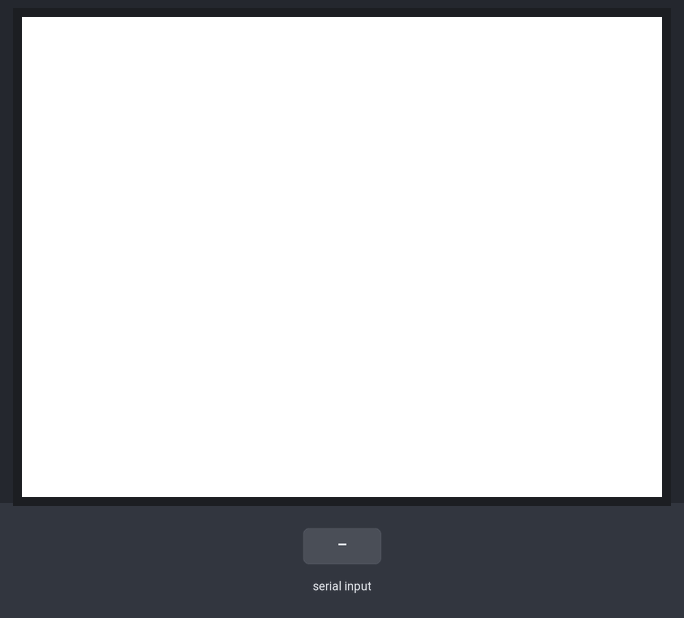
A sketch run on a simulated Arduino Uno, built with avr-gcc and run on an emulated ATmega328P. Shown: 320×240 colour display. Inputs (shaded band) come from the test bench.

Above: at 1.4 s.
1.5 s: "1\n" received over Serial
At 2.0 s:
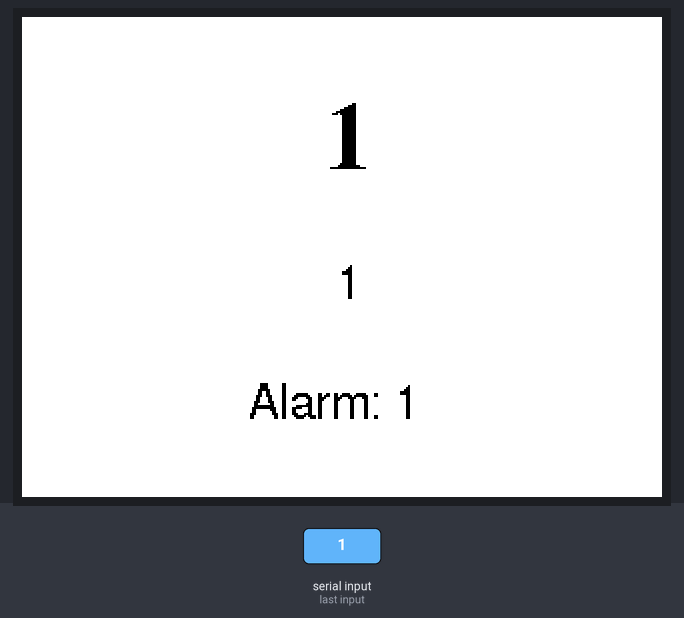
3.0 s: "0\n" received over Serial
At 4.3 s:
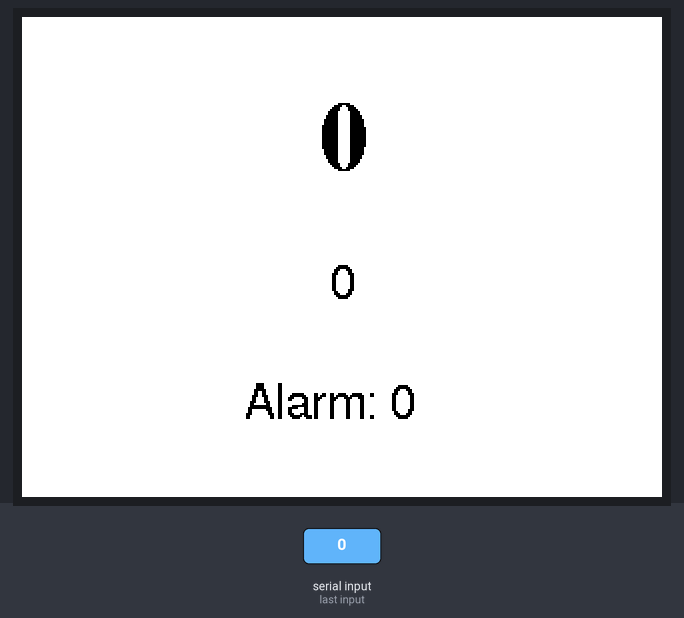
Timing chart, 0 to 6.0 s (numbered marks = the images above; inputs shaded):
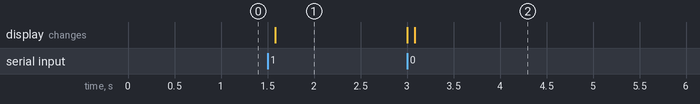

The sketch:

Screen.ino
```cpp
#include <Adafruit_GFX.h>
#include <Adafruit_TFTLCD.h>
#include <Fonts/FreeSerifBold24pt7b.h> // Much larger artistic font for the current time
#include <Fonts/FreeSans12pt7b.h>      // Smaller font for the activity and alarm

#define LCD_CS A3 // Chip Select goes to Analog 3
#define LCD_CD A2 // Command/Data goes to Analog 2
#define LCD_WR A1 // LCD Write goes to Analog 1
#define LCD_RD A0 // LCD Read goes to Analog 0
#define LCD_RESET A4

Adafruit_TFTLCD tft(LCD_CS, LCD_CD, LCD_WR, LCD_RD, LCD_RESET);

String inputString = "";  // String to hold incoming data
bool stringComplete = false; // Whether the string is complete

void setup() {
  Serial.begin(9600);
  tft.begin(0x9341); // Initialize with your screen's driver ID
  tft.setRotation(1); // Adjust orientation if needed
  tft.fillScreen(0xFFFF); // Clear screen with white
}

void loop() {
  // Read incoming data from serial
  while (Serial.available()) {
    char inChar = (char)Serial.read();
    if (inChar == '\n') {
      stringComplete = true;
      break;
    }
    inputString += inChar;
  }

  if (stringComplete) {
    updateDisplay(inputString);
    inputString = "";
    stringComplete = false;
  }
}

void updateDisplay(String data) {
  tft.fillScreen(0xFFFF); // Clear screen

  int separator1 = data.indexOf('|');
  int separator2 = data.lastIndexOf('|');

  // Extract components
  String currentTime = data.substring(0, separator1);
  String activity = data.substring(separator1 + 1, separator2);
  String alarmTime = data.substring(separator2 + 1);

  // Display the current time with a much larger artistic font
  tft.setFont(&FreeSerifBold24pt7b);  // Larger font for the current time
  tft.setTextSize(1); // Font size is managed by the GFX font itself
  tft.setTextColor(0x0000); // Black text
  int16_t x1, y1;
  uint16_t w, h;
  tft.getTextBounds(currentTime, 0, 0, &x1, &y1, &w, &h); // Calculate text width/height
  tft.setCursor((tft.width() - w) / 2, 75); // Center horizontally, Y-position for line 1
  tft.print(currentTime);

  // Display the activity with a smaller font
  tft.setFont(&FreeSans12pt7b);
  tft.getTextBounds(activity, 0, 0, &x1, &y1, &w, &h);
  tft.setCursor((tft.width() - w) / 2, 140); // Center horizontally, Y-position for line 2
  tft.print(activity);

  // Display the alarm time with a smaller font, adjust position
  String alarmText = "Alarm: " + alarmTime;
  tft.getTextBounds(alarmText, 0, 0, &x1, &y1, &w, &h);
  tft.setCursor((tft.width() - w) / 2 - 6, 200); // Slightly left-adjusted for better centering
  if (alarmTime.length() > 0) {
    tft.print(alarmText);
  }
}
//
```

Measured:
- after the input at 1.5 s, the display: changes after 0.08 s (image 1)
- after the input at 3.0 s, the display: first changes at once (image 2 shows a later state)
